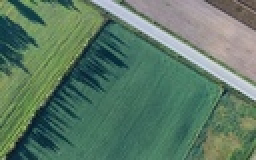
%> input picture 机器视觉实验/实验一源代码matlab/test.jpg, 128 x 80 px, shrunk from 720 x 450 before the run (shown 2 times larger)
$ octave houghHW.m   (GNU Octave 9; MATLAB toolbox functions it lacks are replaced by stand-ins)
%> lines starting %> are read from the running program, lines starting %| are printed output that depends on the picture
%读取图像 变成灰度图，进行边缘检测
%边缘检测不能使用canny算子，canny算子检测出的二值图像噪音过多
I = imread('test.jpg');
%> I is the input picture: size 80x128x3 uint8; mean R, G, B 92.5, 121.9, 103
I=rgb2gray(I);
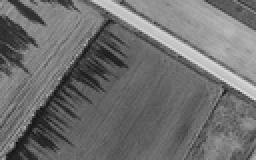
%> I: size 80x128 uint8 (shown 2 times larger); min 16, max 221, mean 110.9
Ie=edge(I,'prewitt');
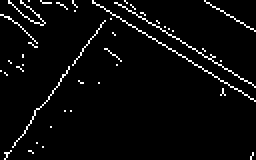
%> Ie: size 80x128 logical (shown 2 times larger); 3.9% white in thin lines or dots
imshow(Ie);

%设置极坐标极角范围和极径范围
[H,W]=size(Ie);
%> H = 80; W = 128
N=90;
thetaArray=-N:N-1;
rho_max=floor(sqrt(H^2 + W^2)) - 1;
%> rho_max = 149
rhoArray=-rho_max:rho_max;
%> rhoArray = 299 values from -149 to 149

%创建一个累加器 （全0）
hgh=zeros(length(rhoArray),length(thetaArray));

%遍历所有点进行投票
for y=1:H
    for x=1:W
        if(Ie(y,x)==1)
            for t=thetaArray
                %%x.cos()+y.sin()=p
                rho=round(x*cosd(t)+y*sind(t));
                r_index=rho+rho_max+1;
                t_index=t+N+1;
                hgh(r_index,t_index)=hgh(r_index,t_index)+1;
            end
        end
    end
end
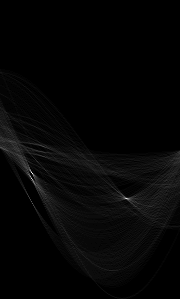
%> hgh: size 299x180 double; min 0, max 61, mean 1.3; drawn with min black and max white
%> after the loop, r_index = 232; rho = 82; t_index = 180

%hough变换结果显示
imshow(hgh,[],'XData',thetaArray,'YData',rhoArray,'InitialMagnification','fit');
xlabel('\theta'), ylabel('\rho');
axis on, axis normal, hold on;

%此为改版之后的采用matlab自带的peaks函数。
P  = houghpeaks(hgh,15,'threshold',ceil(0.3*max(hgh(:))));
%> P = 13 rows, first 12: [174 33; 199 127; 179 32; 184 35; 175 29; 170 30; 204 33; 199 130; 188 39; 150 5; 148 1; 142 11]
x = thetaArray(P(:,2)); y = rhoArray(P(:,1));
%> after `x = thetaArray(P(:,2))`: x = [-58 36 -59 -56 -62 -61 -58 39 -52 -86 -90 -80 -56]
%> after `y = rhoArray(P(:,1))`: y = [24 49 29 34 25 20 54 49 38 0 -2 -8 28]
plot(x,y,'s','color','white');
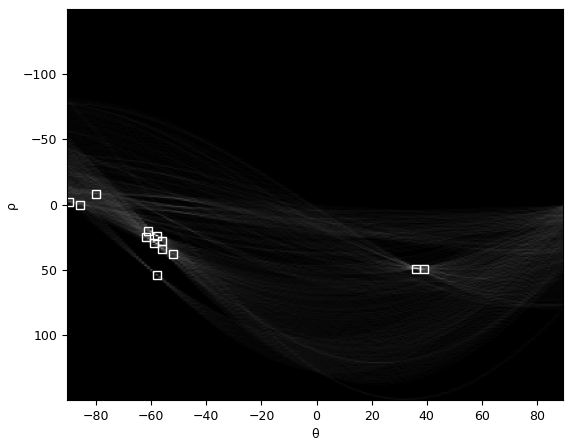
%> figure redrawn from the program's plot data
% Find lines and plot them
lines = houghlines(Ie,thetaArray,rhoArray,P,'FillGap',5,'MinLength',7);
%> lines = 12 lines; longest, point1 to point2 (x, y): (58, 2) to (128, 44), (47, 1) to (103, 36), (70, 16) to (101, 34), (83, 23) to (111, 41), (88, 19) to (113, 35), (103, 1) to (126, 15)
figure, imshow(I),hold on

max_len = 0;
for k = 1:length(lines)
    xy = [lines(k).point1; lines(k).point2];
    plot(xy(:,1),xy(:,2),'LineWidth',2,'Color','green');

    % Plot beginnings and ends of lines
    plot(xy(1,1),xy(1,2),'x','LineWidth',2,'Color','yellow');
    plot(xy(2,1),xy(2,2),'x','LineWidth',2,'Color','red');

    % Determine the endpoints of the longest line segment
    len = norm(lines(k).point1 - lines(k).point2);
    if ( len > max_len)
        max_len = len;
        xy_long = xy;
    end
end
%> this loop made 12 passes
%> (len, max_len, xy_long) on passes 1 to 2: (66.04, 66.04, [47 1; 103 36]), (81.63, 81.63, [58 2; 128 44])
%> (xy, len) on passes 3 to 8: ([64 2; 73 8], 10.82), ([88 19; 113 35], 29.68), ([70 9; 93 22], 26.42), ([70 16; 101 34], 35.85), ([103 1; 126 15], 26.93), ([16 61; 30 43], 22.8)
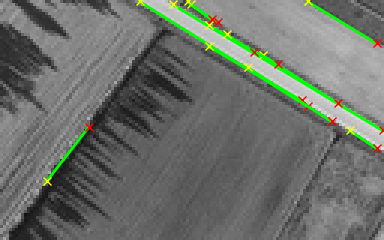
%> figure redrawn from the program's plot data; shown 3 times larger
% [43 lines of commented-out code are left out]
